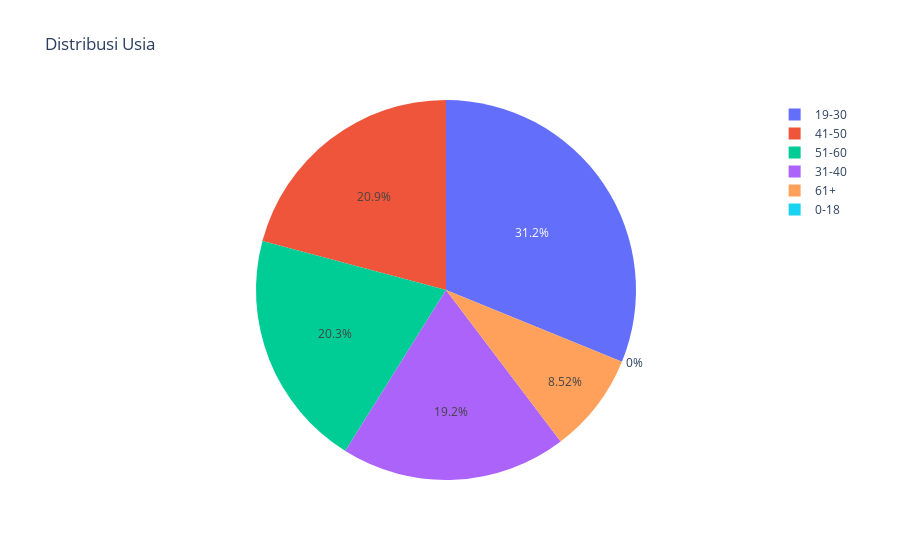

Notebook code for this chart:
### Markdown cell above
### __1. Distribusi Usia (Pie Chart)__

### Code cell
# 1. Distribusi Usia (Pie Chart)
age_bins = [0, 18, 30, 40, 50, 60, 100]
age_labels = ['0-18', '19-30', '31-40', '41-50', '51-60', '61+']
df['age_group'] = pd.cut(df['age'], bins=age_bins, labels=age_labels, right=False)
age_distribution = df['age_group'].value_counts()
fig = go.Figure(data=[go.Pie(labels=age_distribution.index, values=age_distribution.values)])
fig.update_layout(title='Distribusi Usia')
fig.show()

### Figure 1 — Plotly figure (JSON) as saved in the notebook; plotly's stock layout.template omitted (floating-point values rounded to 4 significant figures)
{"data": [{"labels": ["19-30", "41-50", "51-60", "31-40", "61+", "0-18"], "type": "pie", "values": [417, 279, 271, 257, 114, 0]}], "layout": {"title": {"text": "Distribusi Usia"}}}
